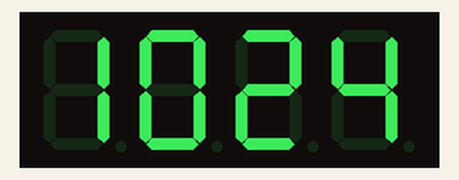
Bench run of a program on a simulated Raspberry Pi (BCM pin numbers). Shown: 4-digit seven-segment display. The clock reads 2024-03-15 10:24:30 at power-on unless the program sets it; what the program prints to the terminal is not drawn.

Above: at 0.1 s.
At 63.2 s:
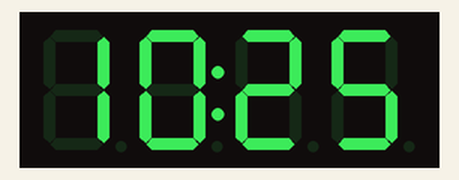
At 128.3 s:
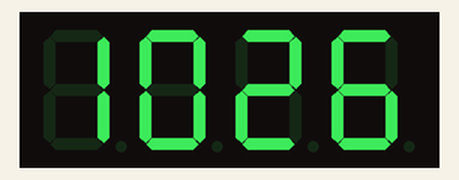

The program:

hello_i2c_7seg.py
```python
import time
import datetime

from Adafruit_LED_Backpack import SevenSegment


# ===========================================================================
# Clock Example
# ===========================================================================
segment = SevenSegment.SevenSegment(address=0x70)

# Initialize the display. Must be called once before using the display.
segment.begin()

print("Press CTRL+Z to exit")

# Continually update the time on a 4 char, 7-segment display
cnt1 = 0
testDev = False
while(True):
  now = datetime.datetime.now()
  hour = now.hour
  minute = now.minute
  second = now.second

  segment.clear()
  # Set hours
  cnt1 = cnt1 % 100

  if testDev:
    segment.set_digit(0, int(cnt1/10))     # Tens
    segment.set_digit(1, cnt1%10)     # Tens
  else:
    segment.set_digit(0, int(hour/10))     # Tens
    segment.set_digit(1, hour%10)     # Tens
    segment.set_colon(second % 2)
  # Set minutes
  segment.set_digit(2, int(minute / 10))   # Tens
  segment.set_digit(3, minute % 10)        # Ones
  # Toggle colon
  #segment.set_colon(second % 2)              # Toggle colon at 1Hz

  # Write the display buffer to the hardware.  This must be called to
  # update the actual display LEDs.
  segment.write_display()

  # Wait a quarter second (less than 1 second to prevent colon blinking getting$
  #time.sleep(0.25)
  time.sleep(1.0)
  cnt1 = cnt1 + 1
```
